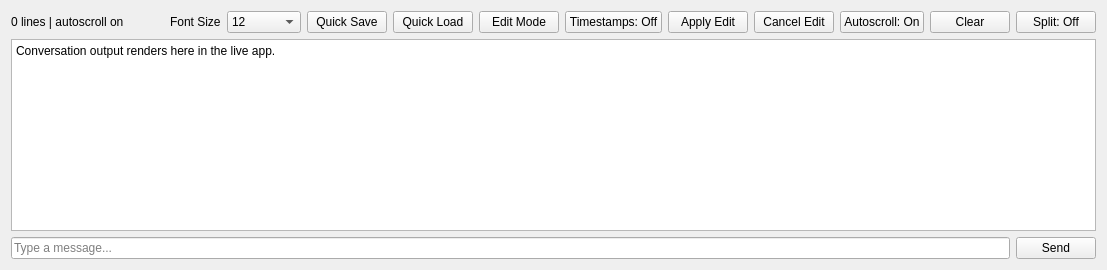
           <widget class="QWidget" name="chat_runtime_tab">
            <attribute name="title">
             <string>Chat</string>
            </attribute>
            <layout class="QVBoxLayout" name="chatRuntimeLayout" stretch="0,1">
             <item>
              <layout class="QHBoxLayout" name="chatRuntimeHeader">
               <item>
                <widget class="QLabel" name="chat_status">
                 <property name="text">
                  <string>0 lines | autoscroll on</string>
                 </property>
                </widget>
               </item>
               <item>
                <spacer name="chatRuntimeHeaderSpacer">
                 <property name="orientation">
                  <enum>Qt::Orientation::Horizontal</enum>
                 </property>
                 <property name="sizeHint" stdset="0">
                  <size>
                   <width>40</width>
                   <height>20</height>
                  </size>
                 </property>
                </spacer>
               </item>
               <item>
                <widget class="QLabel" name="chat_font_size_label">
                 <property name="text">
                  <string>Font Size</string>
                 </property>
                </widget>
               </item>
               <item>
                <widget class="QComboBox" name="chat_font_size_combo">
                 <property name="minimumSize">
                  <size>
                   <width>74</width>
                   <height>0</height>
                  </size>
                 </property>
                 <item>
                  <property name="text">
                   <string>12</string>
                  </property>
                 </item>
                </widget>
               </item>
               <item>
                <widget class="QPushButton" name="chat_quick_save_button">
                 <property name="text">
                  <string>Quick Save</string>
                 </property>
                </widget>
               </item>
               <item>
                <widget class="QPushButton" name="chat_quick_load_button">
                 <property name="text">
                  <string>Quick Load</string>
                 </property>
                </widget>
               </item>
               <item>
                <widget class="QPushButton" name="chat_edit_mode_button">
                 <property name="text">
                  <string>Edit Mode</string>
                 </property>
                </widget>
               </item>
               <item>
                <widget class="QPushButton" name="chat_timestamp_toggle_button">
                 <property name="text">
                  <string>Timestamps: Off</string>
                 </property>
                </widget>
               </item>
               <item>
                <widget class="QPushButton" name="chat_apply_edit_button">
                 <property name="text">
                  <string>Apply Edit</string>
                 </property>
                </widget>
               </item>
               <item>
                <widget class="QPushButton" name="chat_cancel_edit_button">
                 <property name="text">
                  <string>Cancel Edit</string>
                 </property>
                </widget>
               </item>
               <item>
                <widget class="QPushButton" name="chat_autoscroll_button">
                 <property name="text">
                  <string>Autoscroll: On</string>
                 </property>
                </widget>
               </item>
               <item>
                <widget class="QPushButton" name="chat_clear_button">
                 <property name="text">
                  <string>Clear</string>
                 </property>
                </widget>
               </item>
               <item>
                <widget class="QPushButton" name="chat_console_split_toggle_button">
                 <property name="toolTip">
                  <string>Show System Console and Chat side by side.</string>
                 </property>
                 <property name="text">
                  <string>Split: Off</string>
                 </property>
                 <property name="checkable">
                  <bool>true</bool>
                 </property>
                </widget>
               </item>
              </layout>
             </item>
             <item>
             <widget class="QTextEdit" name="chat_edit">
               <property name="plainText">
                <string>Conversation output renders here in the live app.</string>
               </property>
              </widget>
             </item>
             <item>
              <layout class="QHBoxLayout" name="chatTypedMessageLayout">
               <item>
                <widget class="QLineEdit" name="chat_message_input">
                 <property name="placeholderText">
                  <string>Type a message...</string>
                 </property>
                </widget>
               </item>
               <item>
                <widget class="QPushButton" name="chat_send_button">
                 <property name="text">
                  <string>Send</string>
                 </property>
                </widget>
               </item>
              </layout>
             </item>
            </layout>
           </widget>
